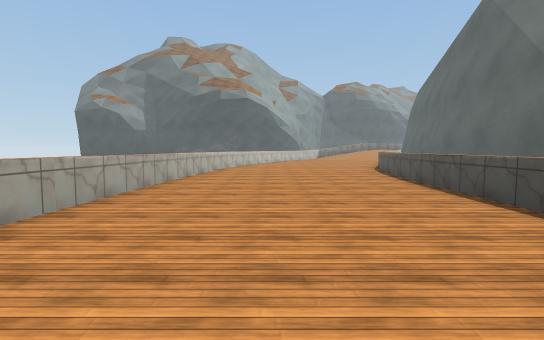
View 1 (above)

16 first-person views from a walk through a Unity game level. The camera is 1.5 m above the floor, tilts 4° down and sees 85° across. The floor is counted in squares, 2 m on a side. Each view is taken from the middle of a square. On the plan, view 1 faces up. The plan holds only what a view shows up to about 10 squares ahead; the rest is blank. The place goes on beyond the plan. The player is left out. Surface patterns are stand-ins for the level's own textures.

View 2
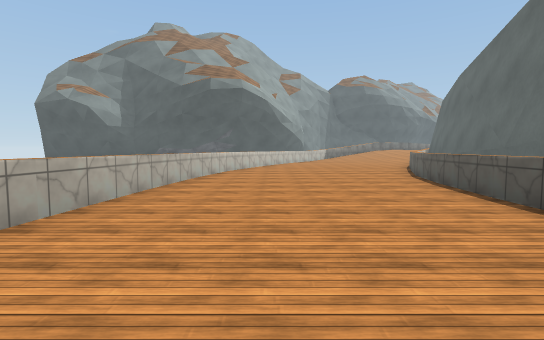

View 3
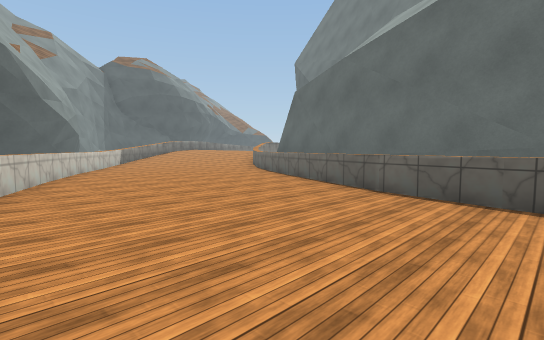

View 4
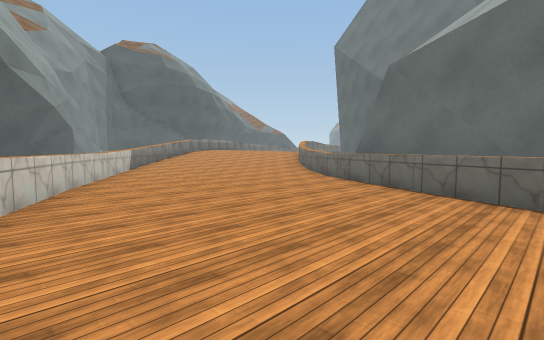

View 5
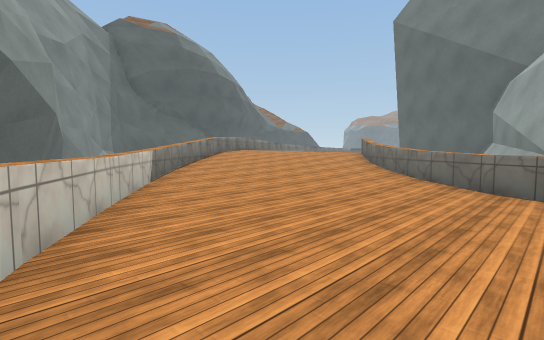

View 6
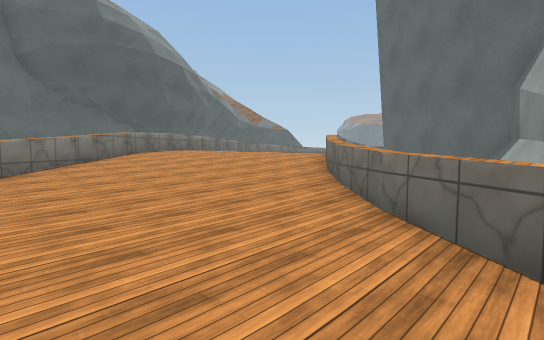

View 7
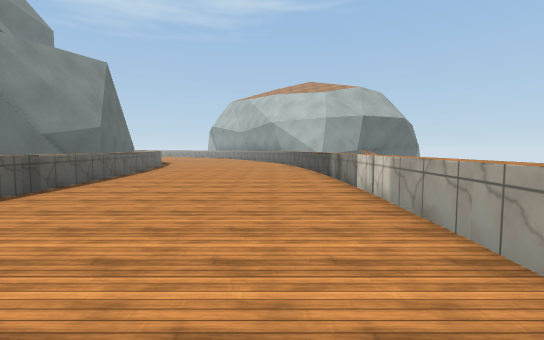

View 8
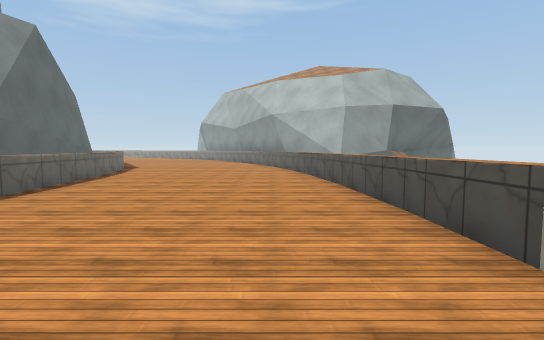

View 9
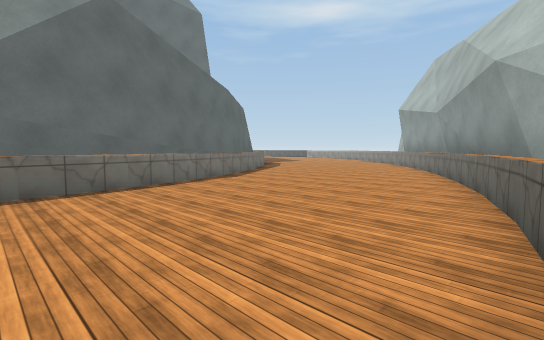

View 10
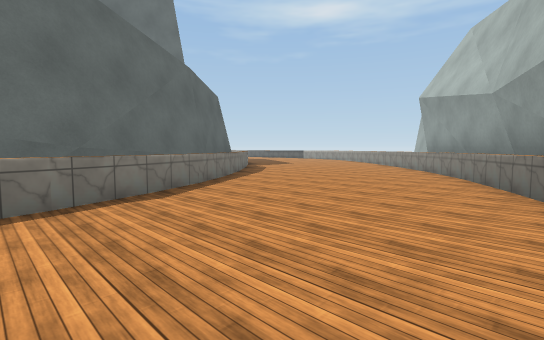

View 11
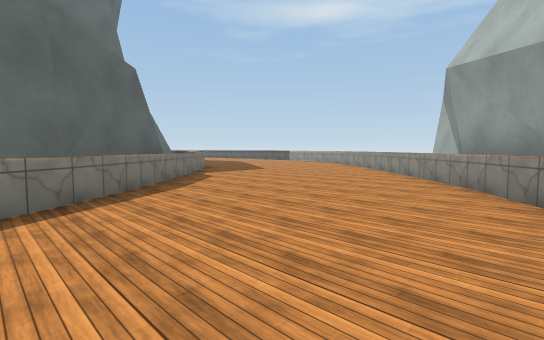

View 12
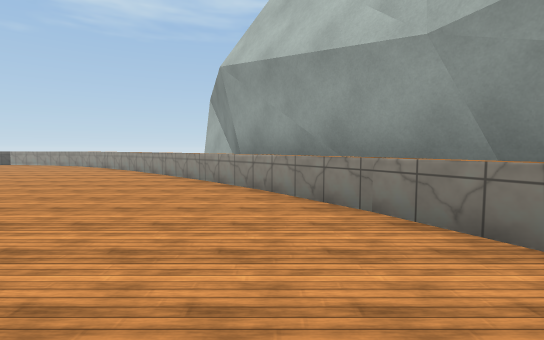

View 13
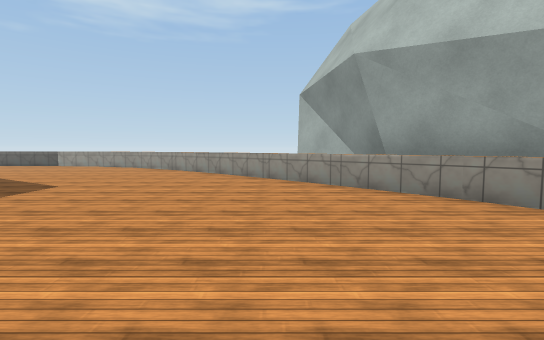

View 14
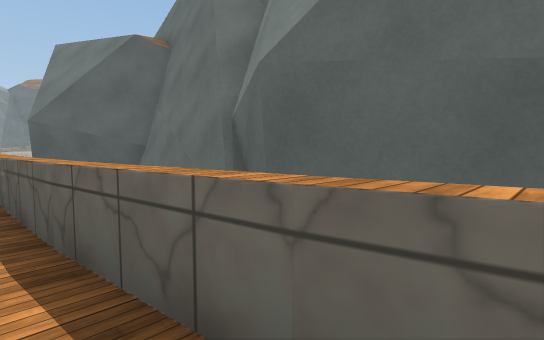

View 15
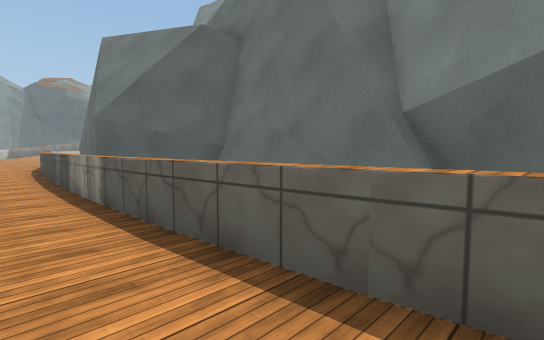

View 16
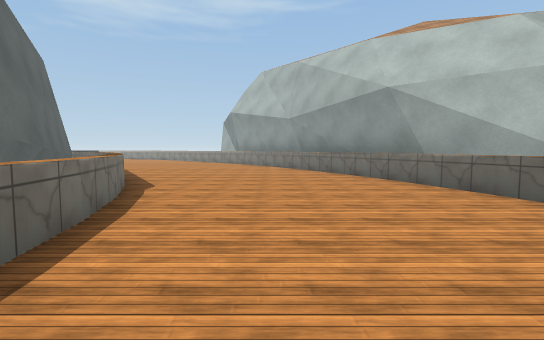

### Floor plan
Key: @ floor where view 1 was taken; # wall or solid block; . main floor; : floor 0.25 m higher than the main floor; - floor 0.25 m lower than the main floor; + floor 0.5 m higher than the main floor; * floor 0.75 m higher than the main floor; % floor 1.25 m higher than the main floor; / step, stairs or slope; = window, fence, low wall or low ledge; ^ raised ledge.
Columns run from 3 left of view 1 to 9 right of it. Each row starts with its distance up from view 1.
 28            #=
 27           ##%
 26          ^#//
 25         ^+*//
 24      # ^:+///
 23      #^#::+//
 22    ###..:::+/
 21      =...::::
 20     =......:^
 19    #=......^
 18    =......=##
 17    ^......##
 16   =......=#
 15   ^......^#
 14   ^.....^##
 13  ^......^#
 12  ^......##
 11  ^.....^##
 10  =.....^#
  9  ^.....^#
  8 =......^#
  7 =......##
  6 ^......#
  5 ^......#
  4 =......##
  3 ^...... ##
  2 ^......  #
  1 ^......  #
  0 ^..@...  #
 -1 ^......  #
 -2 =......-##
 -3 ^......=#
 -4 ^......^#
 -5 =......^#
 -6  ^.....^##
 -7  ^.....^##
 -8  ^......-#
 -9 #^......^#
-10 ##......=##
-11  #^......=#
-12   #......^##
-13   #^......=##
-14    #.......^#
-15    #^.......#
-16     #........
-17     ##.......
-18      #^......
-19       #......
-20       ##.....
-21        #^....
-22        ##=#..
-23         # ^#.

Positions as (right, up) in squares from view 1, and headings:
1: (0, 0), facing up
2: (0, 3), facing up
3: (-1, 9), facing up-right
4: (0, 13), facing up-right
5: (1, 17), facing up-right
6: (5, 18), facing up-right
7: (-1, 6), facing down
8: (-1, 2), facing down
9: (-2, -5), facing down-right
10: (0, -8), facing down-right
11: (2, -12), facing down-right
12: (3, -13), facing down
13: (6, -14), facing down
14: (3, -6), facing up-right
15: (2, -4), facing up-right
16: (2, -4), facing down
